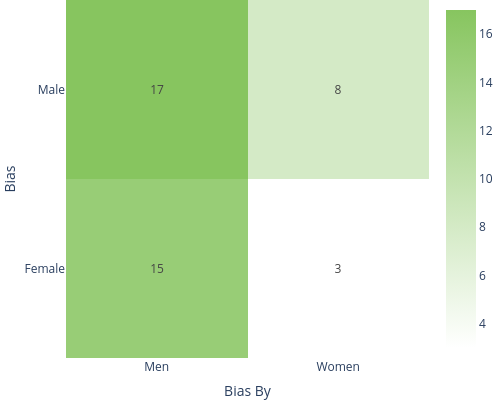

Source (notebook cell):
### Markdown cell above
#### Confusion matrix of biases

### Code cell
# Count unique values in 'bias' and 'bias_by' columns, ignoring 'Equal'
# Create confusion matrix, ignoring 'Equal'
conf_matrix_hu = pd.crosstab(
    df_ttest_sorted.loc[df_ttest_sorted['bias'] != 'Equal', 'bias'],
    df_ttest_sorted.loc[df_ttest_sorted['bias_by'] != 'Equal', 'bias_by']
)

# Plot confusion matrix with plotly
fig = go.Figure(data=go.Heatmap(
    z=conf_matrix_hu.values,
    x=conf_matrix_hu.columns,
    y=conf_matrix_hu.index,
    colorscale=hungarian_color_scale,
    text=conf_matrix_hu.values,
    texttemplate="%{text}",
    hovertemplate="Bias: %{y}<br>Bias By: %{x}<br>Count: %{z}<extra></extra>"
))

fig.update_layout(
    margin=dict(l=0, r=0, t=0, b=0),
    title="Confusion Matrix of Biases",
    xaxis_title="Bias By",
    yaxis_title="Bias",
    width=500,
    height=400
)

# Show
fig.show()

# Save confusion matrix as HTML and image
# fig.write_html('confusion_matrix_hu.html')
# fig.write_image('confusion_matrix_hu.png', scale=3, width=550, height=400)

### Figure 1 — Plotly figure (JSON) as saved in the notebook; plotly's stock layout.template omitted (floating-point values rounded to 4 significant figures)
{"data": [{"colorscale": [[0, "white"], [1, "#87c55f"]], "hovertemplate": "Bias: %{y}<br>Bias By: %{x}<br>Count: %{z}<extra></extra>", "text": [[15, 3], [17, 8]], "texttemplate": "%{text}", "type": "heatmap", "x": ["Men", "Women"], "y": ["Female", "Male"], "z": [[15, 3], [17, 8]]}], "layout": {"height": 400, "margin": {"b": 0, "l": 0, "r": 0, "t": 0}, "title": {"text": "Confusion Matrix of Biases"}, "width": 500, "xaxis": {"title": {"text": "Bias By"}}, "yaxis": {"title": {"text": "Bias"}}}}
